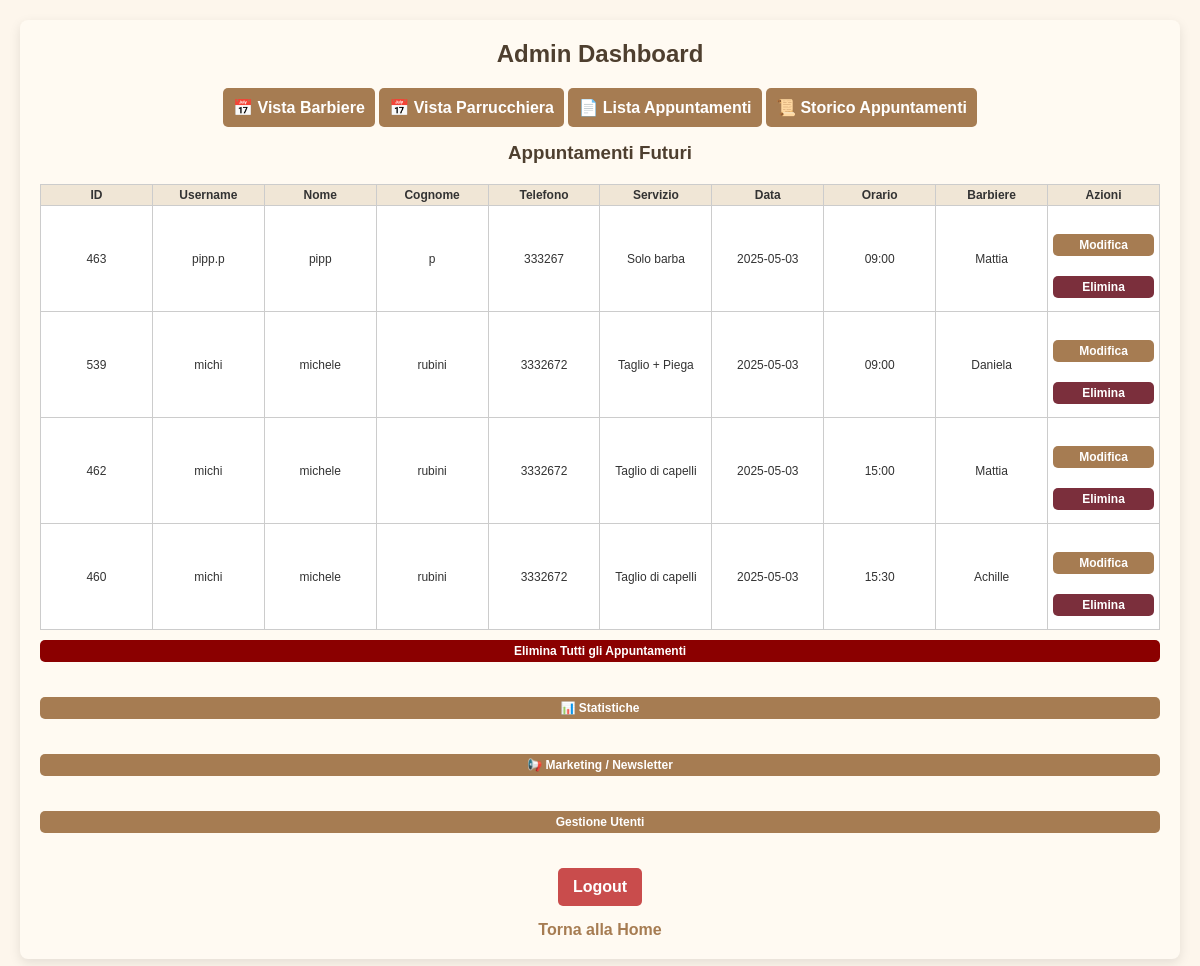
The page /admin_dashboard (signed in) on the database as committed earlier.
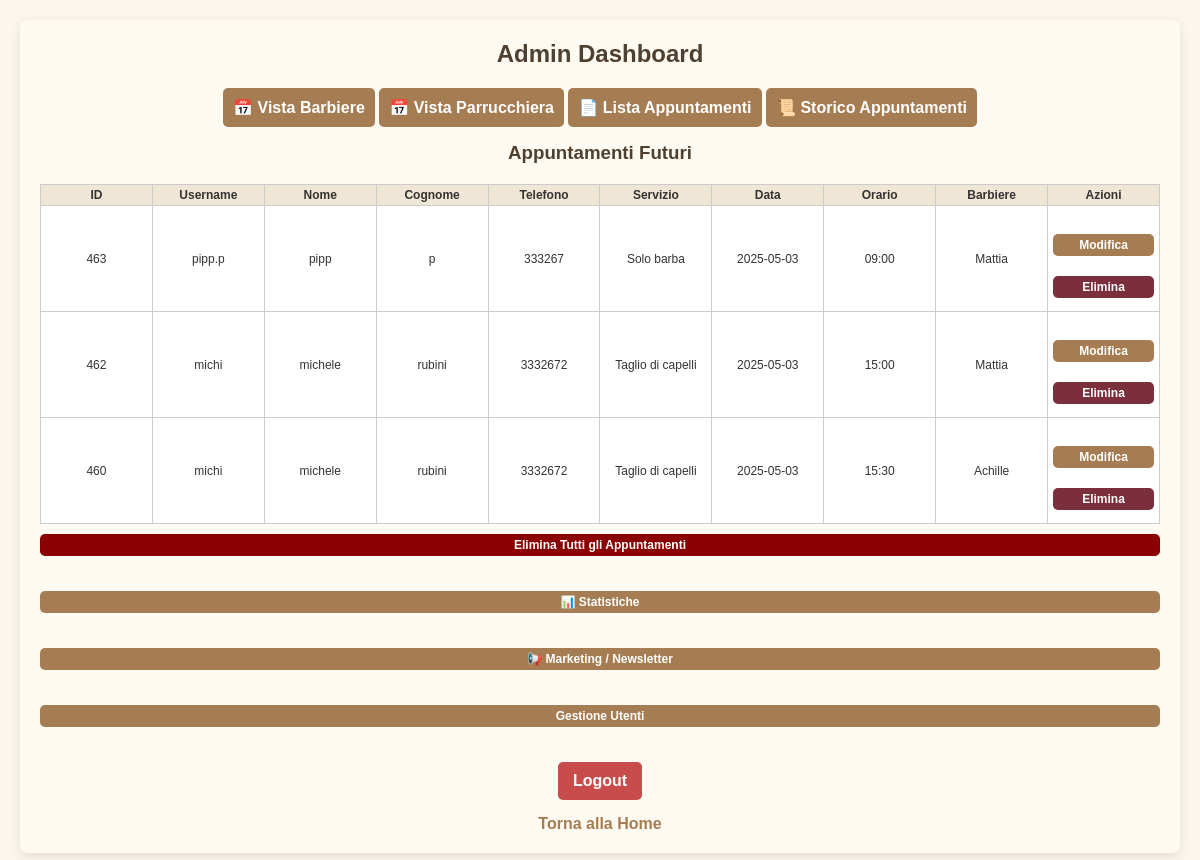
The same page on the database as committed later.
### tables this page shows
CREATE TABLE appointments (
            id INTEGER PRIMARY KEY AUTOINCREMENT,
            user_id INTEGER NOT NULL,
            service TEXT NOT NULL,
            date TEXT NOT NULL,
            time TEXT NOT NULL, barber TEXT NOT NULL DEFAULT 'Mattia', tipo TEXT DEFAULT 'barbiere',
            FOREIGN KEY (user_id) REFERENCES users(id)
        );

CREATE TABLE users (
            id INTEGER PRIMARY KEY AUTOINCREMENT,
            username TEXT NOT NULL UNIQUE,
            password TEXT NOT NULL
        , name TEXT NOT NULL DEFAULT 'NOME', surname TEXT NOT NULL DEFAULT 'COGNOME', phone TEXT NOT NULL DEFAULT '0000000000', email TEXT, newsletter_optin INTEGER DEFAULT 0);

### app.py (the view)
@app.route('/admin_dashboard')
def admin_dashboard():
    if 'admin' not in session:
        return redirect(url_for('login_admin'))
    conn = sqlite3.connect('bookings.db')
    cursor = conn.cursor()
    today = datetime.now().strftime("%Y-%m-%d")
    conn.commit()
    cursor.execute("""
        SELECT appointments.id, users.username, users.name, users.surname, users.phone,
               appointments.service, appointments.date, appointments.time, appointments.barber
        FROM appointments
        JOIN users ON appointments.user_id = users.id
        WHERE appointments.date >= ?
        ORDER BY DATE(appointments.date), TIME(appointments.time)
    """, (today,))
    appointments = cursor.fetchall()
    conn.close()
    return render_template('admin_dashboard.html', appointments=appointments)

### templates/admin_dashboard.html (shortened to what this page needs)
<!DOCTYPE html>
<html lang="it">
<head>
  <link rel="stylesheet" href="{{ url_for('static', filename='style.css') }}">
</head>
<body>
  <div class="container">
    <h2>Admin Dashboard</h2>
    <div class="view-toggle">
      <button onclick="showCalendarView()">📅 Vista Barbiere</button>
      <button onclick="location.href='{{ url_for('admin_hourly_calendar') }}'">📅 Vista Parrucchiera</button>
      <button onclick="showListView()">📄 Lista Appuntamenti</button>
      <button onclick="location.href='{{ url_for('admin_history') }}'">📜 Storico Appuntamenti</button>
    </div>
    <div id="list-view" class="list-view active-view">
      <h3>Appuntamenti Futuri</h3>
      {% if appointments %}
        <table>
          <thead>
            <tr>
              <th>ID</th>
              <th>Username</th>
              <th>Nome</th>
              <th>Cognome</th>
              <th>Telefono</th>
              <th>Servizio</th>
              <th>Data</th>
              <th>Orario</th>
              <th>Barbiere</th>
              <th>Azioni</th>
            </tr>
          </thead>
          <tbody>
            {% for appointment in appointments %}
              <tr>
                <td>{{ appointment[0] }}</td>
                <td>{{ appointment[1] }}</td>
                <td>{{ appointment[2] }}</td>
                <td>{{ appointment[3] }}</td>
                <td>{{ appointment[4] }}</td>
                <td>{{ appointment[5] }}</td>
                <td>{{ appointment[6] }}</td>
                <td>{{ appointment[7] }}</td>
                <td>{{ appointment[8] }}</td>
                <td>
                  <a href="{{ url_for('edit_appointment', appointment_id=appointment[0]) }}">
                    <button class="big-btn">Modifica</button>
                  </a>
                  <button class="delete-appointment admin big-btn" data-id="{{ appointment[0] }}" style="background-color: #7b2f3c; color: white;">Elimina</button>
                </td>
              </tr>
            {% endfor %}
          </tbody>
        </table>
      {% else %}
        <p>Nessun appuntamento disponibile.</p>
      {% endif %}
    </div>
    <form action="{{ url_for('delete_all_appointments') }}" method="post" onsubmit="return confirm('Sei sicuro di voler eliminare tutti gli appuntamenti?');">
      <button type="submit" class="big-btn" style="background-color: darkred;">Elimina Tutti gli Appuntamenti</button>
    </form>
    <a href="{{ url_for('admin_stats') }}">
      <button class="big-btn">📊 Statistiche</button>
    </a>
    <a href="{{ url_for('admin_marketing') }}">
      <button class="big-btn" style="margin: 10px 0;">📢 Marketing / Newsletter</button>
    </a>
    <a href="{{ url_for('admin_users') }}">
      <button class="big-btn">Gestione Utenti</button>
    </a>
    <a href="{{ url_for('logout') }}"><button class="logout-btn">Logout</button></a>
    <a href="{{ url_for('index') }}">Torna alla Home</a>
  </div>
</body>
</html>

### static/style.css (style rules this page uses)
* { box-sizing: border-box; margin: 0; padding: 0; }
body { font-family: 'Arial', sans-serif; background-color: #fdf6ec; color: #333; display: flex; flex-direction: column; align-items: center; padding: 20px; }
.container { width: 100%; max-width: 600px; background: #fffaf2; padding: 20px; border-radius: 8px; box-shadow: 0 4px 12px rgba(0, 0, 0, 0.1); margin: 20px 0; }
h1, h2, h3 { text-align: center; color: #4e3f2f; margin-bottom: 15px; }
form { display: flex; flex-direction: column; }
input, select, button { padding: 10px; margin-top: 5px; background-color: #fef9f0; color: #333; border: 1px solid #ccc; border-radius: 5px; font-size: 16px; }
button { background-color: #a67c52; color: #fff; cursor: pointer; font-weight: bold; transition: background-color 0.3s; border: none; }
.big-btn { width: 100%; padding: 15px; font-size: 18px; margin: 10px 0; }
.logout-btn { background-color: #c94c4c; color: white; padding: 10px 15px; font-size: 16px; font-weight: bold; border-radius: 5px; cursor: pointer; transition: background-color 0.3s; border: none; margin-top: 10px; }
a { display: block; text-align: center; margin-top: 15px; text-decoration: none; color: #a67c52; font-weight: bold; }
table { width: 100%; border-collapse: collapse; margin-top: 20px; background-color: #fff; color: #333; }
table, th, td { border: 1px solid #ddd; }
th, td { padding: 10px; text-align: center; }
th { background-color: #f0e6d6; color: #333; }

### templates/admin_dashboard.html (style rules this page uses)
.container { max-width: 1400px; margin: auto; padding: 20px; }
.view-toggle { margin: 15px 0; text-align: center; }
.calendar-view, .list-view { display: none; }
.active-view { display: block; }
table { font-size: 12px; border-collapse: collapse; width: 100%; table-layout: fixed; }
th, td { padding: 3px 5px; text-align: center; border: 1px solid #ccc; overflow: hidden; text-overflow: ellipsis; white-space: nowrap; }
th:nth-child(1), td:nth-child(1) { max-width: 40px; }
th:nth-child(9), td:nth-child(9) { max-width: 120px; }
.big-btn { font-size: 12px; padding: 4px 8px; }

Rows that differ between the two databases and show on the page:
removed appointments: id "539", username "michi", name "michele", surname "rubini", phone "3332672", service "Taglio + Piega", date "2025-05-03", time "09:00", barber "Daniela"
